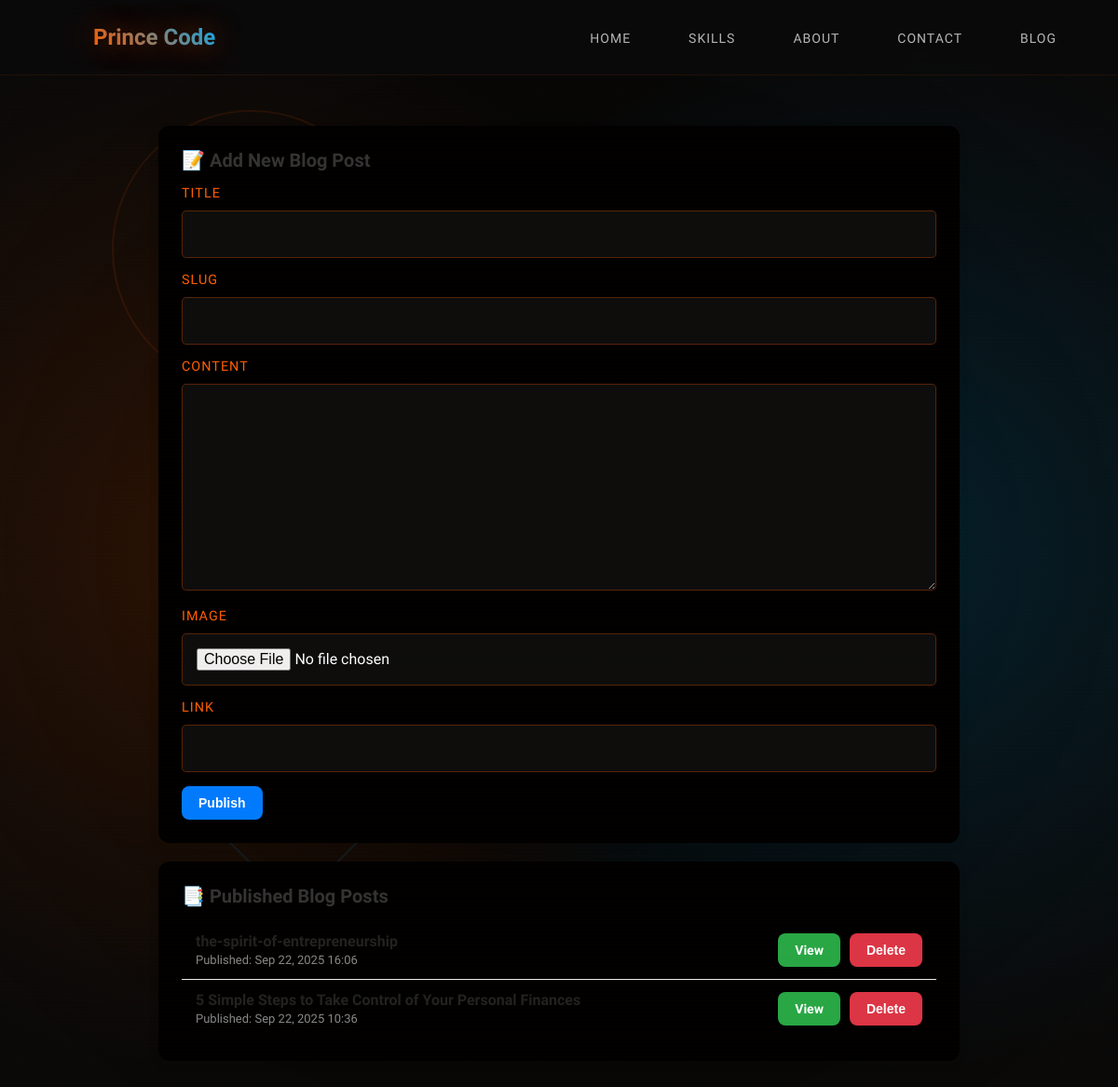
/dashboard/, run on the app's committed database.
### main/models.py (models this page shows, shortened)
class BlogPost(models.Model):
    title = models.CharField(max_length=200)
    slug = models.SlugField(
        unique=True,
        max_length=200,
        blank=True,
        help_text="Auto-generated from title if left empty"
    )
    content = models.TextField()
    image = models.ImageField(
        upload_to="blog_images/",
        blank=True,
        null=True
    )
    link = models.URLField(
        blank=True,
        null=True,
        help_text="Optional external link"
    )
    created_at = models.DateTimeField(auto_now_add=True)

### main/views.py (the view)
# urls.py: path("dashboard/", views.dashboard, name="dashboard"),
def dashboard(request):
    posts = BlogPost.objects.all().order_by("-created_at")
    if request.method == "POST":
        if 'delete_post_id' in request.POST:
            post_id = request.POST.get('delete_post_id')
            post_to_delete = get_object_or_404(BlogPost, id=post_id)
            post_to_delete.delete()
            return redirect("dashboard")
        form = BlogPostForm(request.POST, request.FILES)
        if form.is_valid():
            form.save()
            return redirect("dashboard")
        else:
            print(form.errors)  # DEBUG: print errors to console
    else:
        form = BlogPostForm()
    return render(request, "main/dashboard.html", {
        "form": form,
        "posts": posts
    })

### main/forms.py
class BlogPostForm(forms.ModelForm):
    class Meta:
        model = BlogPost
        fields = ["title", "slug", "content", "image", "link"]

### main/templates/main/dashboard.html (shortened to what this page needs)
{% extends "main/base.html" %}
{% load static %}
{% load widget_tweaks %}
{% block content %}
<div class="dashboard-container">
    <div class="card">
        <h2 class="card-title">📝 Add New Blog Post</h2>
        <form method="post" enctype="multipart/form-data">
            <div class="form-group">
                <label>Title</label>
                {{ form.title|add_class:"input-field" }}
            </div>
            <div class="form-group">
                <label>Slug</label>
                {{ form.slug|add_class:"input-field" }}
            </div>
            <div class="form-group">
                <label>Content</label>
                {{ form.content|add_class:"input-field" }}
            </div>
            <div class="form-group">
                <label>Image</label>
                {{ form.image|add_class:"input-field" }}
            </div>
            <div class="form-group">
                <label>Link</label>
                {{ form.link|add_class:"input-field" }}
            </div>
            <button type="submit" class="btn">Publish</button>
        </form>
    </div>
    <div class="card">
        <h2 class="card-title">📑 Published Blog Posts</h2>
        {% if posts %}
            <ul class="file-list">
                {% for post in posts %}
                    <li class="file-item">
                        <div>
                            <strong>{{ post.title }}</strong><br>
                            <small>Published: {{ post.created_at|date:"M d, Y H:i" }}</small>
                        </div>
                        <div style="display: flex; gap: 10px;">
                            <a href="{% url 'post_detail' post.pk %}" class="btn download-btn">View</a>
                            <form method="post" onsubmit="return confirm('Are you sure you want to delete this post?');">
                                <button type="submit" class="btn" style="background-color: #dc3545;">Delete</button>
                            </form>
                        </div>
                    </li>
                {% endfor %}
            </ul>
        {% else %}
            <p class="empty-text">No blog posts yet.</p>
        {% endif %}
    </div>
</div>
{% endblock %}

### main/static/css/styles.css (style rules this page uses)
* { margin: 0; padding: 0; box-sizing: border-box; }
body { font-family: 'Rajdhani', sans-serif; background: #0a0a0a; color: #ffffff; overflow-x: hidden; position: relative; font-weight: 400; }
.form-group { margin-bottom: 25px; }
.form-group label { display: block; margin-bottom: 10px; color: #FF5E00; font-weight: 500; text-transform: uppercase; font-size: 0.9rem; letter-spacing: 1px; }
.form-group input, .form-group textarea { width: 100%; padding: 15px; background: rgba(255, 255, 255, 0.05); border: 1px solid rgba(255, 94, 0, 0.3); color: white; font-size: 1rem; border-radius: 5px; transition: all 0.3s ease; font-family: 'Rajdhani', sans-serif; }
.form-group textarea { min-height: 120px; resize: vertical; }
.dashboard-container { max-width: 900px; margin: 40px auto; display: grid; grid-template-columns: 1fr; gap: 20px; padding: 0 20px; }
.card { background: #000; padding: 25px; border-radius: 12px; box-shadow: 0 4px 12px rgba(0, 0, 0, 0.08); transition: transform 0.2s ease-in-out; }
.card-title { font-size: 20px; margin-bottom: 15px; color: #333; }
.form-group { margin-bottom: 15px; }
label { display: block; font-weight: bold; margin-bottom: 5px; color: #444; }
.input-field { width: 100%; padding: 10px 12px; border: 1px solid #ccc; border-radius: 8px; outline: none; font-size: 14px; transition: border 0.2s; }
.btn { display: inline-block; background: #007bff; color: white; padding: 10px 18px; border-radius: 8px; text-decoration: none; font-size: 14px; font-weight: bold; transition: background 0.2s; border: none; cursor: pointer; }
.download-btn { background: #28a745; }
.file-list { list-style: none; padding: 0; margin: 0; }
.file-item { display: flex; justify-content: space-between; align-items: center; padding: 12px 15px; border-bottom: 1px solid #eee; }
.file-item:last-child { border-bottom: none; }
.file-item strong { font-size: 16px; color: #222; }
.file-item small { color: #888; font-size: 13px; }

### data on the page
BlogPost: title "the-spirit-of-entrepreneurship", created_at "Sep 22, 2025 16:06"
BlogPost: title "5 Simple Steps to Take Control of Your Personal Finances", created_at "Sep 22, 2025 10:36"
